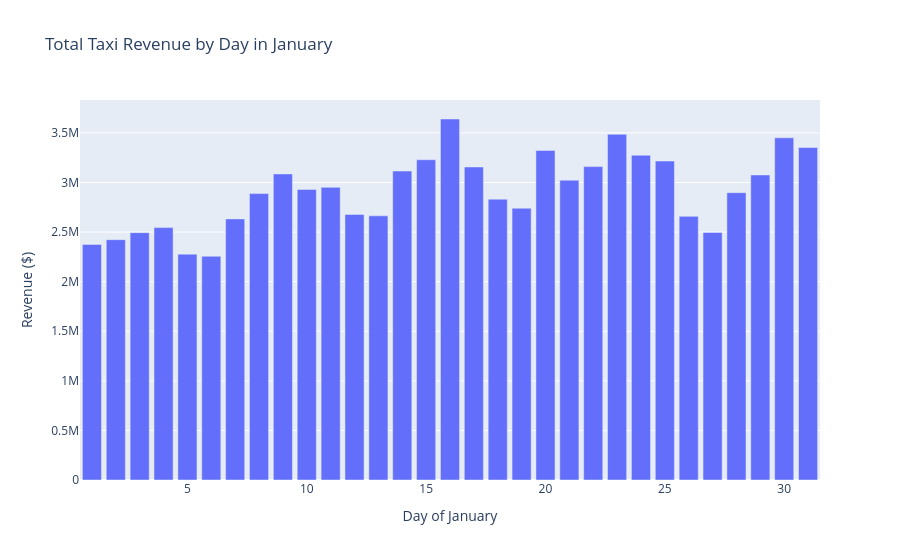

The cell this chart's notebook holds for it:
### Code cell
# Total Taxi Revenue by Day in January

daily_revenue = (
    df_taxi_c.groupby('pickup_day')['total_amount']
    .sum()
    .reset_index()
)

fig = px.bar(
    daily_revenue,
    x='pickup_day',
    y='total_amount',
    title='Total Taxi Revenue by Day in January',
    labels={
        'pickup_day': 'Day of January',
        'total_amount': 'Revenue ($)'
    }
)

fig.show()

### Figure 1 — Plotly figure (JSON) as saved in the notebook; plotly's stock layout.template omitted (floating-point values rounded to 4 significant figures)
{"data": [{"hovertemplate": "Day of January=%{x}<br>Revenue ($)=%{y}<extra></extra>", "legendgroup": "", "marker": {"color": "#636efa", "pattern": {"shape": ""}}, "name": "", "orientation": "v", "showlegend": false, "textposition": "auto", "type": "bar", "x": [1, 2, 3, 4, 5, 6, 7, 8, 9, 10, 11, 12, 13, 14, 15, 16, 17, 18, 19, 20, 21, 22, 23, 24, 25, 26, 27, 28, 29, 30, 31], "xaxis": "x", "y": [2376000.0, 2424000.0, 2494000.0, 2545000.0, 2278000.0, 2256000.0, 2633000.0, 2888000.0, 3086000.0, 2931000.0, 2951000.0, 2678000.0, 2664000.0, 3116000.0, 3230000.0, 3640000.0, 3156000.0, 2832000.0, 2741000.0, 3324000.0, 3023000.0, 3160000.0, 3486000.0, 3275000.0, 3217000.0, 2659000.0, 2496000.0, 2897000.0, 3076000.0, 3450000.0, 3353000.0], "yaxis": "y"}], "layout": {"autosize": true, "barmode": "relative", "legend": {"tracegroupgap": 0}, "title": {"text": "Total Taxi Revenue by Day in January"}, "xaxis": {"anchor": "y", "autorange": true, "domain": [0, 1], "range": [0.5, 31.5], "title": {"text": "Day of January"}, "type": "linear"}, "yaxis": {"anchor": "x", "autorange": true, "domain": [0, 1], "range": [0, 3832000.0], "title": {"text": "Revenue ($)"}, "type": "linear"}}}
